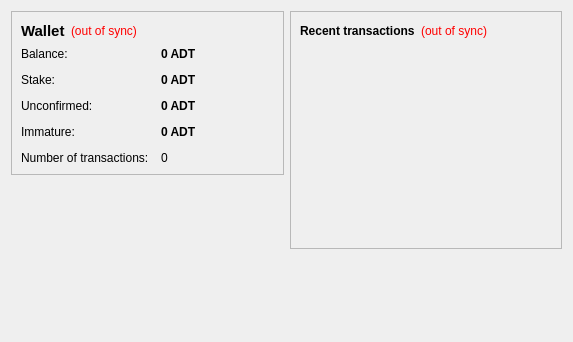
<?xml version="1.0" encoding="UTF-8"?>
<ui version="4.0">
 <class>OverviewPage</class>
 <widget class="QWidget" name="OverviewPage">
  <property name="geometry">
   <rect>
    <x>0</x>
    <y>0</y>
    <width>573</width>
    <height>342</height>
   </rect>
  </property>
  <property name="windowTitle">
   <string>Form</string>
  </property>
  <layout class="QHBoxLayout" name="horizontalLayout" stretch="1,1">
   <item>
    <layout class="QVBoxLayout" name="verticalLayout_2">
     <item>
      <widget class="QFrame" name="frame">
       <property name="frameShape">
        <enum>QFrame::StyledPanel</enum>
       </property>
       <property name="frameShadow">
        <enum>QFrame::Raised</enum>
       </property>
       <layout class="QVBoxLayout" name="verticalLayout_4">
        <item>
         <layout class="QHBoxLayout" name="horizontalLayout_4">
          <item>
           <widget class="QLabel" name="label_5">
            <property name="font">
             <font>
              <pointsize>11</pointsize>
              <weight>75</weight>
              <bold>true</bold>
             </font>
            </property>
            <property name="text">
             <string>Wallet</string>
            </property>
           </widget>
          </item>
          <item>
           <widget class="QLabel" name="labelWalletStatus">
            <property name="toolTip">
             <string>The displayed information may be out of date. Your wallet automatically synchronizes with the AndroidToken network after a connection is established, but this process has not completed yet.</string>
            </property>
            <property name="styleSheet">
             <string notr="true">QLabel { color: red; }</string>
            </property>
            <property name="text">
             <string notr="true">(out of sync)</string>
            </property>
            <property name="alignment">
             <set>Qt::AlignLeading|Qt::AlignLeft|Qt::AlignVCenter</set>
            </property>
           </widget>
          </item>
          <item>
           <spacer name="horizontalSpacer_2">
            <property name="orientation">
             <enum>Qt::Horizontal</enum>
            </property>
            <property name="sizeHint" stdset="0">
             <size>
              <width>40</width>
              <height>20</height>
             </size>
            </property>
           </spacer>
          </item>
         </layout>
        </item>
        <item>
         <layout class="QFormLayout" name="formLayout_2">
          <property name="fieldGrowthPolicy">
           <enum>QFormLayout::AllNonFixedFieldsGrow</enum>
          </property>
          <property name="horizontalSpacing">
           <number>12</number>
          </property>
          <property name="verticalSpacing">
           <number>12</number>
          </property>
          <item row="0" column="0">
           <widget class="QLabel" name="label">
            <property name="text">
             <string>Balance:</string>
            </property>
           </widget>
          </item>
          <item row="0" column="1">
           <widget class="QLabel" name="labelBalance">
            <property name="font">
             <font>
              <weight>75</weight>
              <bold>true</bold>
             </font>
            </property>
            <property name="cursor">
             <cursorShape>IBeamCursor</cursorShape>
            </property>
            <property name="toolTip">
             <string>Your current balance</string>
            </property>
            <property name="text">
             <string notr="true">0 ADT</string>
            </property>
            <property name="textInteractionFlags">
             <set>Qt::LinksAccessibleByMouse|Qt::TextSelectableByKeyboard|Qt::TextSelectableByMouse</set>
            </property>
           </widget>
          </item>
          <item row="1" column="0">
           <widget class="QLabel" name="label_6">
            <property name="text">
             <string>Stake:</string>
            </property>
           </widget>
          </item>
          <item row="1" column="1">
           <widget class="QLabel" name="labelStake">
            <property name="font">
             <font>
              <weight>75</weight>
              <bold>true</bold>
             </font>
            </property>
            <property name="cursor">
             <cursorShape>IBeamCursor</cursorShape>
            </property>
            <property name="toolTip">
             <string>Total of coins that was staked, and do not yet count toward the current balance</string>
            </property>
            <property name="text">
             <string notr="true">0 ADT</string>
            </property>
            <property name="textInteractionFlags">
             <set>Qt::LinksAccessibleByMouse|Qt::TextSelectableByKeyboard|Qt::TextSelectableByMouse</set>
            </property>
           </widget>
          </item>
          <item row="2" column="0">
           <widget class="QLabel" name="label_3">
            <property name="text">
             <string>Unconfirmed:</string>
            </property>
           </widget>
          </item>
          <item row="2" column="1">
           <widget class="QLabel" name="labelUnconfirmed">
            <property name="font">
             <font>
              <weight>75</weight>
              <bold>true</bold>
             </font>
            </property>
            <property name="cursor">
             <cursorShape>IBeamCursor</cursorShape>
            </property>
            <property name="toolTip">
             <string>Total of transactions that have yet to be confirmed, and do not yet count toward the current balance</string>
            </property>
            <property name="text">
             <string notr="true">0 ADT</string>
            </property>
            <property name="textInteractionFlags">
             <set>Qt::LinksAccessibleByMouse|Qt::TextSelectableByKeyboard|Qt::TextSelectableByMouse</set>
            </property>
           </widget>
          </item>
          <item row="3" column="0">
           <widget class="QLabel" name="labelImmatureText">
            <property name="text">
             <string>Immature:</string>
            </property>
           </widget>
          </item>
          <item row="3" column="1">
           <widget class="QLabel" name="labelImmature">
            <property name="font">
             <font>
              <weight>75</weight>
              <bold>true</bold>
             </font>
            </property>
            <property name="toolTip">
             <string>Mined balance that has not yet matured</string>
            </property>
            <property name="text">
             <string notr="true">0 ADT</string>
            </property>
            <property name="textInteractionFlags">
             <set>Qt::LinksAccessibleByMouse|Qt::TextSelectableByKeyboard|Qt::TextSelectableByMouse</set>
            </property>
           </widget>
          </item>
          <item row="4" column="0">
           <widget class="QLabel" name="label_2">
            <property name="text">
             <string>Number of transactions:</string>
            </property>
           </widget>
          </item>
          <item row="4" column="1">
           <widget class="QLabel" name="labelNumTransactions">
            <property name="toolTip">
             <string>Total number of transactions in wallet</string>
            </property>
            <property name="text">
             <string notr="true">0</string>
            </property>
           </widget>
          </item>
         </layout>
        </item>
       </layout>
      </widget>
     </item>
     <item>
      <spacer name="verticalSpacer">
       <property name="orientation">
        <enum>Qt::Vertical</enum>
       </property>
       <property name="sizeHint" stdset="0">
        <size>
         <width>20</width>
         <height>40</height>
        </size>
       </property>
      </spacer>
     </item>
    </layout>
   </item>
   <item>
    <layout class="QVBoxLayout" name="verticalLayout_3">
     <item>
      <widget class="QFrame" name="frame_2">
       <property name="frameShape">
        <enum>QFrame::StyledPanel</enum>
       </property>
       <property name="frameShadow">
        <enum>QFrame::Raised</enum>
       </property>
       <layout class="QVBoxLayout" name="verticalLayout">
        <item>
         <layout class="QHBoxLayout" name="horizontalLayout_2">
          <item>
           <widget class="QLabel" name="label_4">
            <property name="text">
             <string>&lt;b&gt;Recent transactions&lt;/b&gt;</string>
            </property>
           </widget>
          </item>
          <item>
           <widget class="QLabel" name="labelTransactionsStatus">
            <property name="toolTip">
             <string>The displayed information may be out of date. Your wallet automatically synchronizes with the AndroidToken network after a connection is established, but this process has not completed yet.</string>
            </property>
            <property name="styleSheet">
             <string notr="true">QLabel { color: red; }</string>
            </property>
            <property name="text">
             <string notr="true">(out of sync)</string>
            </property>
            <property name="alignment">
             <set>Qt::AlignRight|Qt::AlignTrailing|Qt::AlignVCenter</set>
            </property>
           </widget>
          </item>
          <item>
           <spacer name="horizontalSpacer">
            <property name="orientation">
             <enum>Qt::Horizontal</enum>
            </property>
            <property name="sizeHint" stdset="0">
             <size>
              <width>40</width>
              <height>20</height>
             </size>
            </property>
           </spacer>
          </item>
         </layout>
        </item>
        <item>
         <widget class="QListView" name="listTransactions">
          <property name="styleSheet">
           <string notr="true">QListView { background: transparent; }</string>
          </property>
          <property name="frameShape">
           <enum>QFrame::NoFrame</enum>
          </property>
          <property name="verticalScrollBarPolicy">
           <enum>Qt::ScrollBarAlwaysOff</enum>
          </property>
          <property name="horizontalScrollBarPolicy">
           <enum>Qt::ScrollBarAlwaysOff</enum>
          </property>
          <property name="selectionMode">
           <enum>QAbstractItemView::NoSelection</enum>
          </property>
         </widget>
        </item>
       </layout>
      </widget>
     </item>
     <item>
      <spacer name="verticalSpacer_2">
       <property name="orientation">
        <enum>Qt::Vertical</enum>
       </property>
       <property name="sizeHint" stdset="0">
        <size>
         <width>20</width>
         <height>40</height>
        </size>
       </property>
      </spacer>
     </item>
    </layout>
   </item>
  </layout>
 </widget>
 <resources/>
 <connections/>
</ui>
